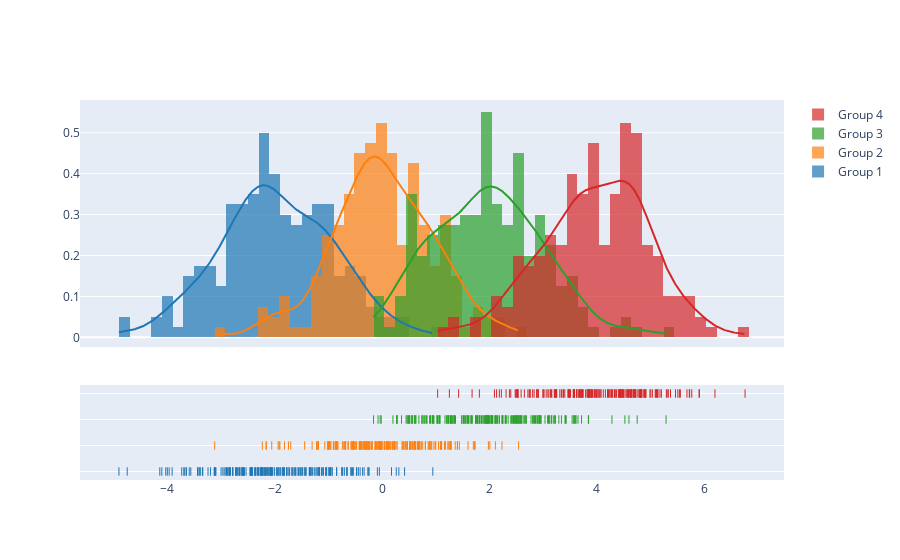

Notebook code for this chart:
### Code cell
import plotly.figure_factory as ff

# Add histogram data
x1 = np.random.randn(200) - 2
x2 = np.random.randn(200)
x3 = np.random.randn(200) + 2
x4 = np.random.randn(200) + 4

# Group data together
hist_data = [x1, x2, x3, x4]

group_labels = ['Group 1', 'Group 2', 'Group 3', 'Group 4']

# Create distplot with custom bin_size
fig = ff.create_distplot(hist_data, group_labels, bin_size=.2)
fig.show()

### Figure 1 — Plotly figure (JSON) as saved in the notebook; plotly's stock layout.template omitted (floating-point values rounded to 4 significant figures; data arrays with more than 128 entries replaced by an {"elided": "..."} marker saying what was removed)
{"data": [{"autobinx": false, "histnorm": "probability density", "legendgroup": "Group 1", "marker": {"color": "rgb(31, 119, 180)"}, "name": "Group 1", "opacity": 0.7, "type": "histogram", "x": {"elided": "200 float values"}, "xaxis": "x", "xbins": {"end": 0.9446, "size": 0.2, "start": -4.898}, "yaxis": "y"}, {"autobinx": false, "histnorm": "probability density", "legendgroup": "Group 2", "marker": {"color": "rgb(255, 127, 14)"}, "name": "Group 2", "opacity": 0.7, "type": "histogram", "x": {"elided": "200 float values"}, "xaxis": "x", "xbins": {"end": 2.542, "size": 0.2, "start": -3.115}, "yaxis": "y"}, {"autobinx": false, "histnorm": "probability density", "legendgroup": "Group 3", "marker": {"color": "rgb(44, 160, 44)"}, "name": "Group 3", "opacity": 0.7, "type": "histogram", "x": {"elided": "200 float values"}, "xaxis": "x", "xbins": {"end": 5.287, "size": 0.2, "start": -0.1584}, "yaxis": "y"}, {"autobinx": false, "histnorm": "probability density", "legendgroup": "Group 4", "marker": {"color": "rgb(214, 39, 40)"}, "name": "Group 4", "opacity": 0.7, "type": "histogram", "x": {"elided": "200 float values"}, "xaxis": "x", "xbins": {"end": 6.757, "size": 0.2, "start": 1.034}, "yaxis": "y"}, {"legendgroup": "Group 1", "marker": {"color": "rgb(31, 119, 180)"}, "mode": "lines", "name": "Group 1", "showlegend": false, "type": "scatter", "x": {"elided": "500 float values"}, "xaxis": "x", "y": {"elided": "500 float values"}, "yaxis": "y"}, {"legendgroup": "Group 2", "marker": {"color": "rgb(255, 127, 14)"}, "mode": "lines", "name": "Group 2", "showlegend": false, "type": "scatter", "x": {"elided": "500 float values"}, "xaxis": "x", "y": {"elided": "500 float values"}, "yaxis": "y"}, {"legendgroup": "Group 3", "marker": {"color": "rgb(44, 160, 44)"}, "mode": "lines", "name": "Group 3", "showlegend": false, "type": "scatter", "x": {"elided": "500 float values"}, "xaxis": "x", "y": {"elided": "500 float values"}, "yaxis": "y"}, {"legendgroup": "Group 4", "marker": {"color": "rgb(214, 39, 40)"}, "mode": "lines", "name": "Group 4", "showlegend": false, "type": "scatter", "x": {"elided": "500 float values"}, "xaxis": "x", "y": {"elided": "500 float values"}, "yaxis": "y"}, {"legendgroup": "Group 1", "marker": {"color": "rgb(31, 119, 180)", "symbol": "line-ns-open"}, "mode": "markers", "name": "Group 1", "showlegend": false, "type": "scatter", "x": {"elided": "200 float values"}, "xaxis": "x", "y": {"elided": "200 str values"}, "yaxis": "y2"}, {"legendgroup": "Group 2", "marker": {"color": "rgb(255, 127, 14)", "symbol": "line-ns-open"}, "mode": "markers", "name": "Group 2", "showlegend": false, "type": "scatter", "x": {"elided": "200 float values"}, "xaxis": "x", "y": {"elided": "200 str values"}, "yaxis": "y2"}, {"legendgroup": "Group 3", "marker": {"color": "rgb(44, 160, 44)", "symbol": "line-ns-open"}, "mode": "markers", "name": "Group 3", "showlegend": false, "type": "scatter", "x": {"elided": "200 float values"}, "xaxis": "x", "y": {"elided": "200 str values"}, "yaxis": "y2"}, {"legendgroup": "Group 4", "marker": {"color": "rgb(214, 39, 40)", "symbol": "line-ns-open"}, "mode": "markers", "name": "Group 4", "showlegend": false, "type": "scatter", "x": {"elided": "200 float values"}, "xaxis": "x", "y": {"elided": "200 str values"}, "yaxis": "y2"}], "layout": {"barmode": "overlay", "hovermode": "closest", "legend": {"traceorder": "reversed"}, "xaxis": {"anchor": "y2", "domain": [0.0, 1.0], "zeroline": false}, "yaxis": {"anchor": "free", "domain": [0.35, 1], "position": 0.0}, "yaxis2": {"anchor": "x", "domain": [0, 0.25], "dtick": 1, "showticklabels": false}}}
